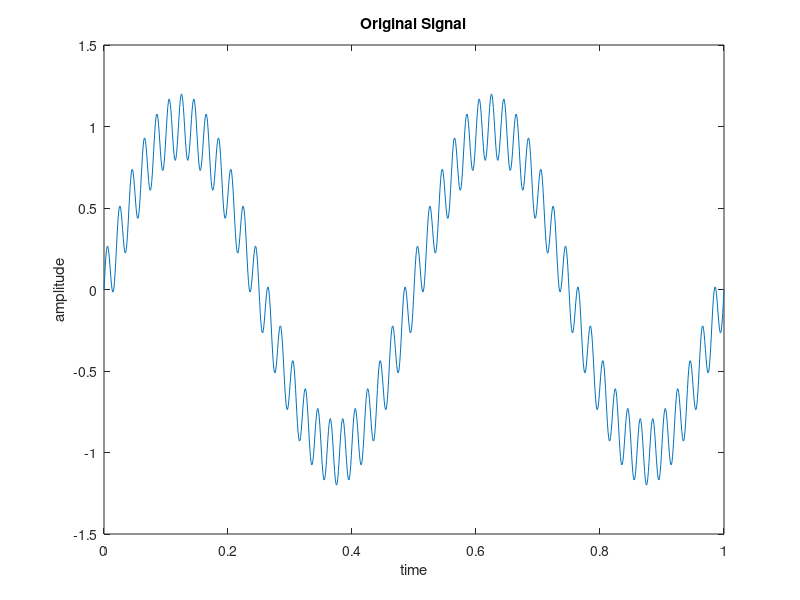
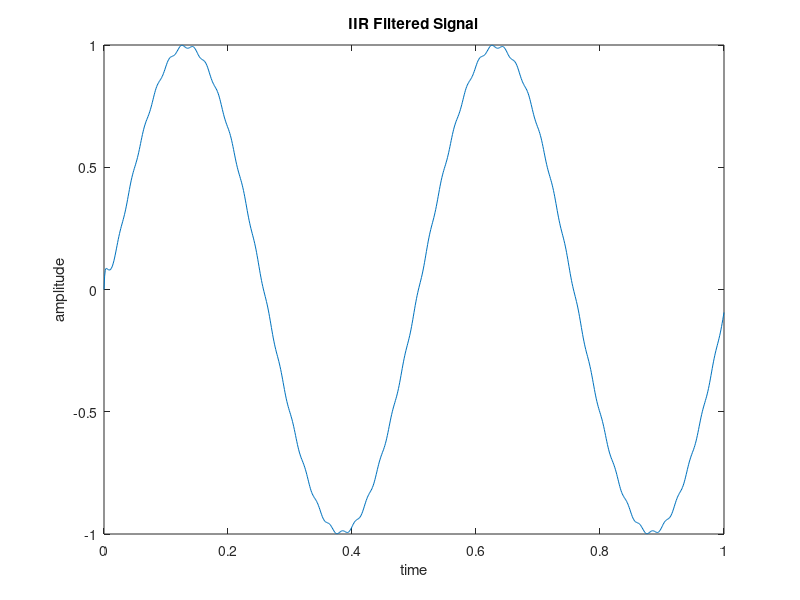
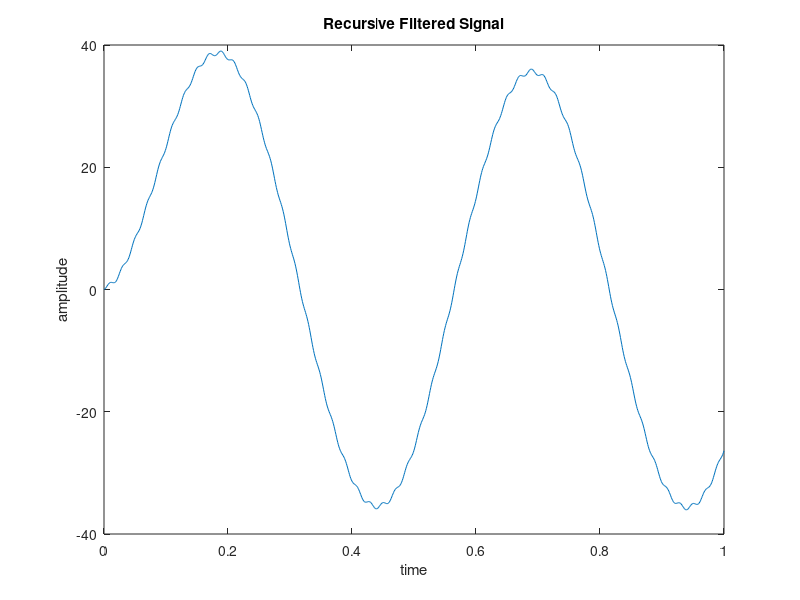
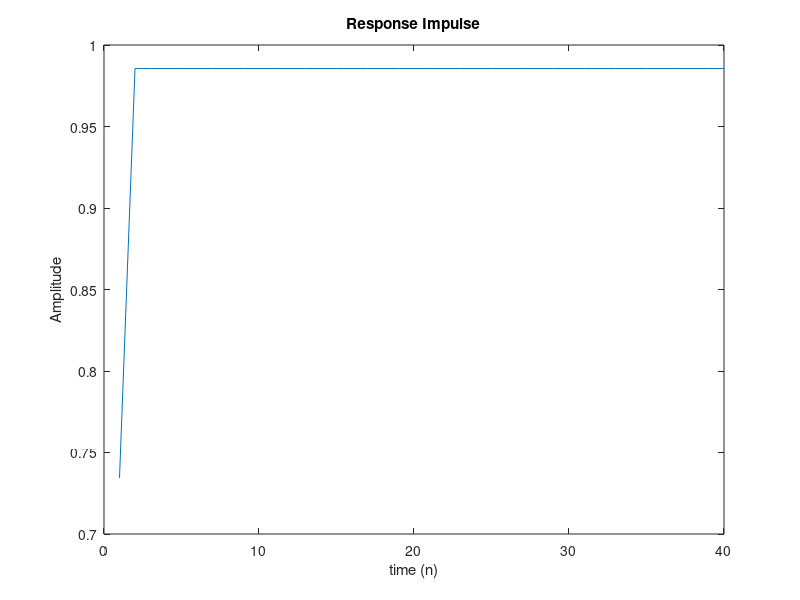

Write MATLAB code to recreate these figures, in order.
close all

% Define parameters
N = 1000;
dt = 1.0 / N;
t = 0:dt:1.0;

% Compute the original signal
f1 = 2.0;
f2 = 50.0;
A1 = 1.0;
A2 = 0.2;

signal = A1 * sin(2 * pi * f1 * t) + A2 * sin(2 * pi * f2 * t);

% Plot the original signal
figure;
plot(t, signal);
xlabel('time');
ylabel('amplitude');
title('Original Signal');



% Notch filter
a1 = 1.37624044;  % nilai a
a2 = -0.44587111; % nilai a
b0 = 0.73401885;  % nilai b
b1 = -1.37624044; % nilai b
b2 = 0.71185226;  % nilai b

yy_filtered_notch = zeros(size(signal));
yy_filtered_notch(1) = b0 * signal(1);
yy_filtered_notch(2) = b0 * signal(2) + b1 * signal(1) + a1 * yy_filtered_notch(1);
for ii = 3:length(signal)
    yy_filtered_notch(ii) = a1 * yy_filtered_notch(ii - 1) + a2 * yy_filtered_notch(ii - 2) + b0 * signal(ii) + b1 * signal(ii - 1) + b2 * signal(ii - 2);
end

% Plot the notch-filtered signal
figure;
plot(t, yy_filtered_notch);
xlabel('time');
ylabel('amplitude');
title('IIR Filtered Signal');

%Recursive Filter
q0 = 0.76;
r1 = 0.734424385; % nilai r
r2 = 0.251131313; % nilai r

RR_filtered = zeros(size(signal));
RR_filtered(1) = signal(1)*q0;
RR_filtered(2) = signal(2)*q0 + r1*RR_filtered(1);

for ii = 3:length(signal)
    RR_filtered(ii) = signal(ii)*q0 + r1*RR_filtered(ii-1) + r2*RR_filtered(ii-2);
end

% Plot the notch-filtered signal
figure;
plot(t, RR_filtered);
xlabel('time');
ylabel('amplitude');
title('Recursive Filtered Signal');

%Konvolusi
g = 1;  %nilai g
n = 40;
h = zeros(1, n);
h(1:2) = [r1,r2];

y = zeros(1, n);

y(1) = h(1);
for i = 2:n
    y(i) = h(i) + g * y(i - 1);
end
convole = conv(signal,y,"same");

figure;
plot(y)
xlabel("time (n)")
ylabel("Amplitude")
title("Response Impulse")

figure;
plot(t, convole);
xlabel('time');
ylabel('amplitude');
title('Convolution Filtered Signal');